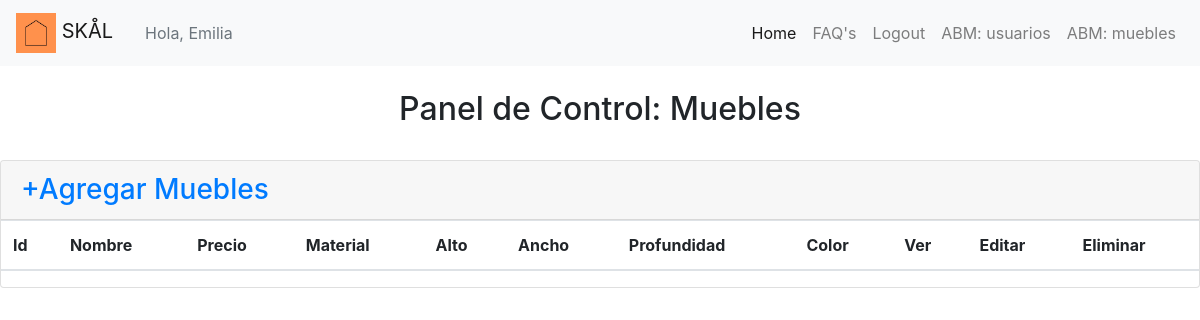
Before: /abm_muebles.php (signed in) with the older database file.
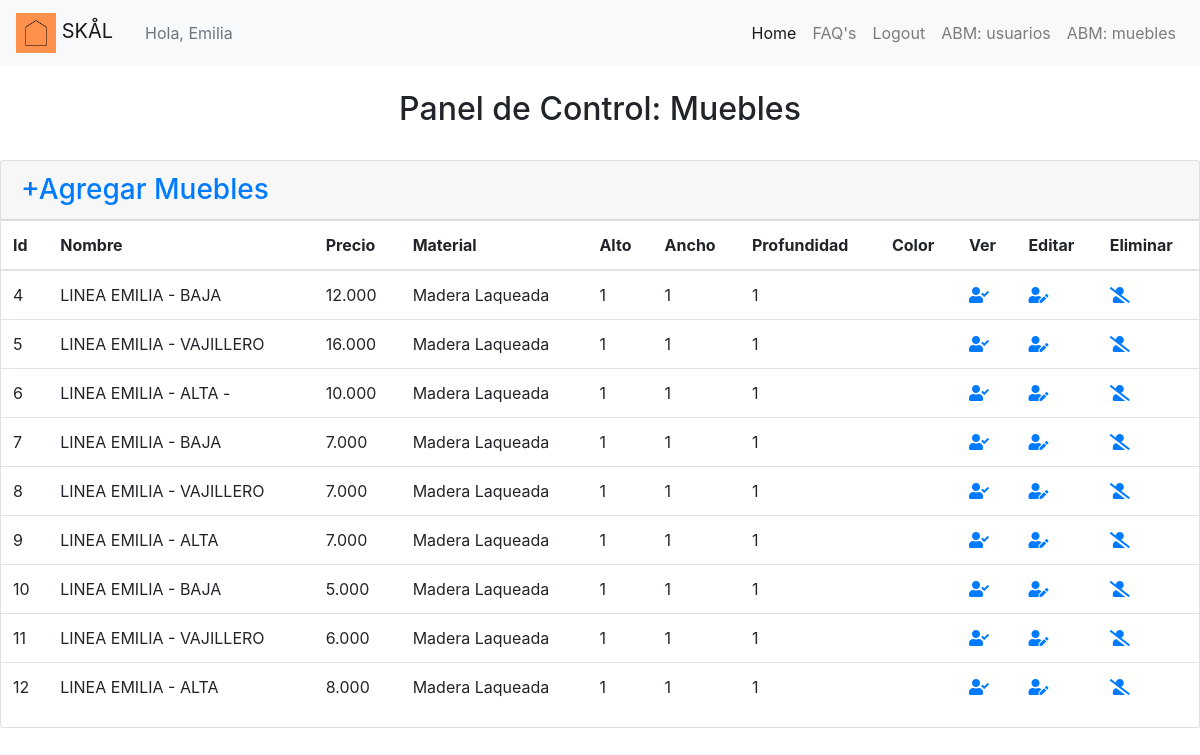
After: the same page with the newer database file.
### tables this page shows
CREATE TABLE `muebles` (
  `id` int(11) NOT NULL,
  `nombre` varchar(45) NOT NULL,
  `precio` varchar(45) NOT NULL,
  `material` varchar(45) DEFAULT NULL,
  `alto` decimal(2,0) DEFAULT NULL,
  `ancho` decimal(2,0) DEFAULT NULL,
  `profundidad` decimal(2,0) DEFAULT NULL,
  `foto` varchar(200) DEFAULT NULL,
  `descripcion` varchar(1000) DEFAULT NULL
);

### Clases/query.php (called while the page is built, shortened)
<?php
class Query{
    static public function listado($pdo,$tabla){
        $sql="select * from $tabla";
        $consulta= $pdo->query($sql);
        $listado=$consulta->fetchall(PDO::FETCH_ASSOC);
        return $listado;
    }
}

### abm_muebles.php (the view, shortened to what this page needs)
<?php
include ("nav_bar.php");
$muebles = Query::listado($pdo,"muebles");
?>
<br>
<h2 class="text-center"> Panel de Control: Muebles</h2>
<br>
<div class="card" style="overflow-x:auto;">
  <h3 class="card-header"><a href=alta_muebles.php>+Agregar Muebles</a></h3>
<table class="table">
  <thead>
      <tr>
          <th>
              Id
          </th>
          <th>
              Nombre
          </th>
          <th>
              Precio
          </th>
          <th>
              Material
          </th>
          <th>
              Alto
          </th>
          <th>
              Ancho
          </th>
          <th>
              Profundidad
          </th>
          <th>
              Color
          </th>
          <th>
              Ver
          </th>
          <th>
              Editar
          </th>
          <th>
              Eliminar
          </th>
      </tr>
  </thead>
  <tbody>
      <?php foreach ($muebles as $key => $mueble) :?>
      <tr>
          <td>
              <?= $mueble['id'];?>
          </td>
          <td>
              <?= $mueble['nombre'];?>
          </td>
          <td>
              <?= $mueble['precio'];?>
          </td>
          <td>
              <?= $mueble['material'];?>
          </td>
          <td>
              <?= $mueble['alto'];?>
          </td>
          <td>
              <?= $mueble['ancho'];?>
          </td>
          <td>
              <?= $mueble['profundidad'];?>
          </td>
          <td>
          </td>
          <td>
              <a href="perfilMueble.php?id= <?= $mueble['id'];?>"><i class="fas fa-user-check"></i></a>
          </td>
          <td>
              <a href="editarMueble.php?id= <?= $mueble['id'];?>"><i class="fas fa-user-edit"></i></a>
          </td>
          <td>
              <a href="eliminarMueble.php?id= <?= $mueble['id'];?>"><i class="fas fa-user-slash"></i></a>
          </td>
      </tr>
      <?php endforeach;?>
  </tbody>
</table>
</div>

Changed rows visible on the page:
added muebles: id "4", nombre "LINEA EMILIA - BAJA", precio "12.000", material "Madera Laqueada", alto "1", ancho "1", profundidad "1"
added muebles: id "5", nombre "LINEA EMILIA - VAJILLERO", precio "16.000", material "Madera Laqueada", alto "1", ancho "1", profundidad "1"
added muebles: id "6", nombre "LINEA EMILIA - ALTA -", precio "10.000", material "Madera Laqueada", alto "1", ancho "1", profundidad "1"
added muebles: id "7", nombre "LINEA EMILIA - BAJA", precio "7.000", material "Madera Laqueada", alto "1", ancho "1", profundidad "1"
added muebles: id "8", nombre "LINEA EMILIA - VAJILLERO", precio "7.000", material "Madera Laqueada", alto "1", ancho "1", profundidad "1"
added muebles: id "9", nombre "LINEA EMILIA - ALTA", precio "7.000", material "Madera Laqueada", alto "1", ancho "1", profundidad "1"
added muebles: id "10", nombre "LINEA EMILIA - BAJA", precio "5.000", material "Madera Laqueada", alto "1", ancho "1", profundidad "1"
added muebles: id "11", nombre "LINEA EMILIA - VAJILLERO", precio "6.000", material "Madera Laqueada", alto "1", ancho "1", profundidad "1"
added muebles: id "12", nombre "LINEA EMILIA - ALTA", precio "8.000", material "Madera Laqueada", alto "1", ancho "1", profundidad "1"
